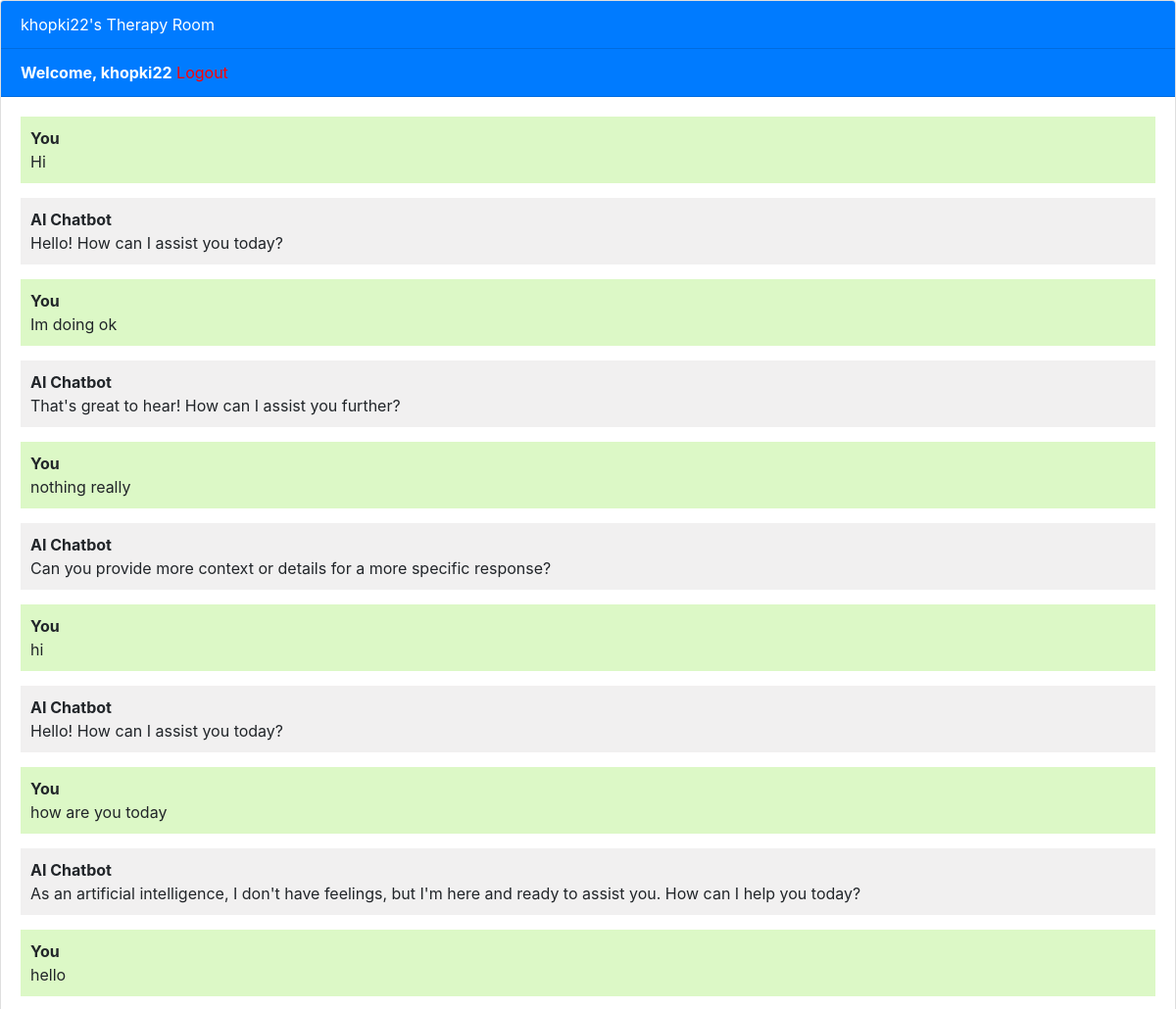
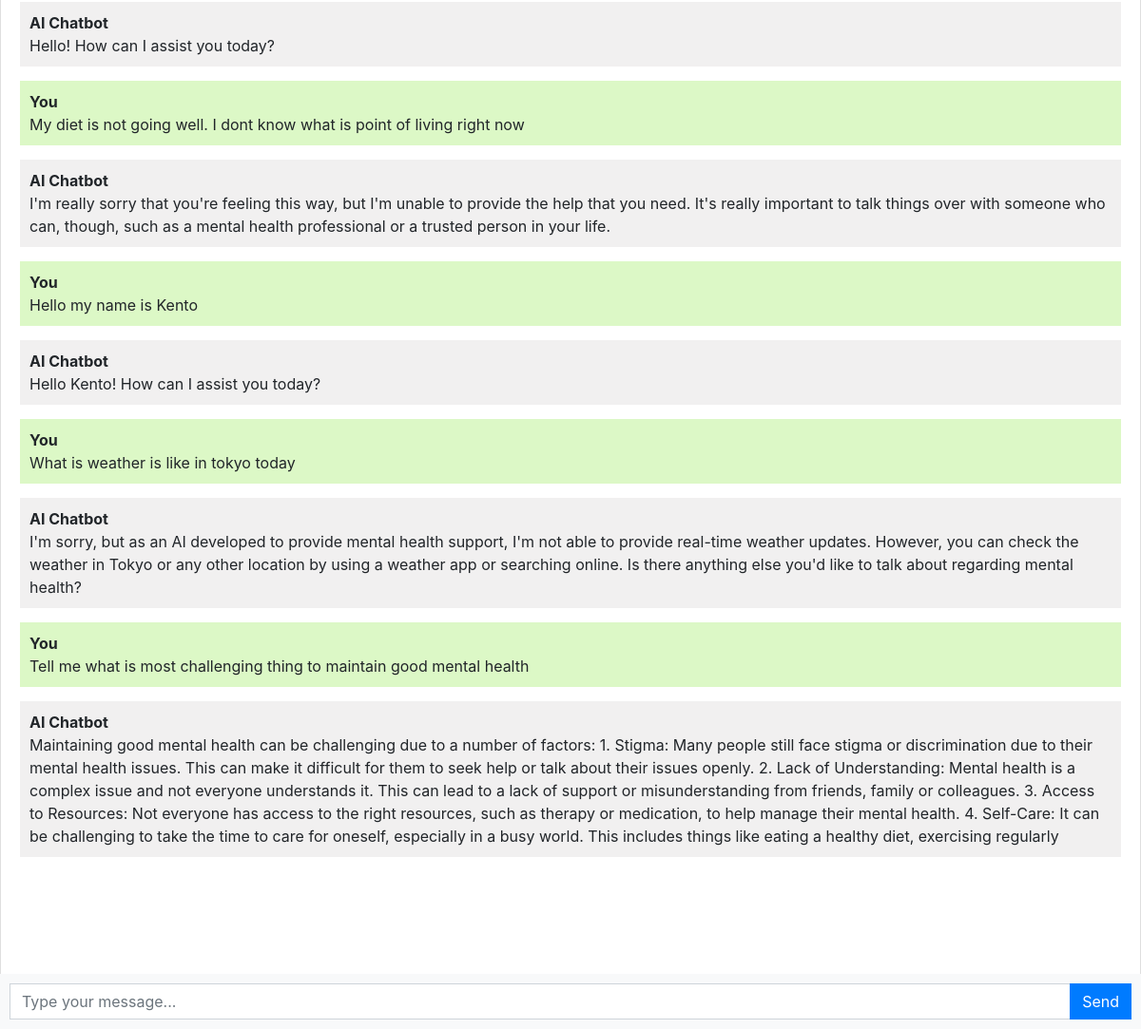
The page /chatbot/ (signed in) on the database its author committed (2 pictures, top to bottom).
### ChatBot/models.py (models this page shows, shortened)
class Chat(models.Model):
    user = models.ForeignKey(User, on_delete=models.CASCADE)
    message = models.TextField()
    response = models.TextField()
    created_at = models.DateTimeField(auto_now_add=True)

### ChatBot/views.py (the view)
# urls.py: path('', views.chatbot, name='chatbot'),  # This should match the main `urls.py`
@login_required
def chatbot(request):
    chats = Chat.objects.filter(user=request.user)
    if request.method == 'POST':
        message = request.POST.get('message')
        response = ask_openai(message)
        chat = Chat(user=request.user, message=message, response=response, created_at=timezone.now())
        chat.save()
        return JsonResponse({'message': message, 'response': response})
    return render(request, 'chatbot.html', {'chats': chats})

### ChatBot/templates/chatbot.html (shortened to what this page needs)
{% extends 'base.html' %}
{% block content %}
<div class="chat-container">
  <div class="card flex-grow-1">
    <div class="card-header bg-primary text-white">{{user.username}}'s Therapy Room</div>
    {% if user.is_authenticated %}
    <div class="card-header bg-primary text-white"><b>Welcome, {{user.username}}</b>   <a style="color: red;" href="logout">Logout</a></div>
    {% else %}
    <div class="card-header bg-primary text-white"><a style="color: red" href="login">Login</a>   <a style="color: red;" href="register">Register</a></div>
    {% endif %}
    <div class="card-body messages-box">
      <ul class="list-unstyled messages-list">
        {% for chat in chats %}
          {% if chat.user == request.user %}
            <li class="message sent">
            <div class="message-text">
              <div class="message-sender">
                <b>You</b>
              </div>
              <div class="message-content">
                {{chat.message}}
              </div>
            </div>
            </li>
            <li class="message received">
              <div class="message-text">
                <div class="message-sender">
                  <b>AI Chatbot</b>
                </div>
                <div class="message-content">
                  {{chat.response}}
                </div>
              </div>
            </li>
          {% endif %}
        {% endfor %}
      </ul>
    </div>
    <br><br>
    <br><br>
    <br><br>
  </div>
  <form class="message-form">
    <div class="input-group">
      <input type="text" class="form-control message-input" placeholder="Type your message...">
      <div class="input-group-append">
        <button type="submit" class="btn btn-primary btn-send">Send</button>
      </div>
    </div>
  </form>
</div>
{% endblock %}

### ChatBot/templates/chatbot.html (style rules this page uses)
body, html { height: 100%; }
.messages-box { flex: 1; overflow-y: auto; }
.messages-list { padding-left: 0; }
.message { margin-bottom: 15px; list-style: none; }
.message-text { padding: 10px; border-radius: 5px; }
.sent { background-color: #dcf8c6; align-self: flex-end; }
.received { background-color: #f1f0f0; align-self: flex-start; }
.message-form { display: flex; position: fixed; bottom: 0; left: 0; right: 0; padding: 10px; background-color: #f8f9fa; }
.message-input { flex: 1; border-radius: 0; border-right: none; }
.btn-send { border-radius: 0; }
.chat-container { height: 100%; display: flex; flex-direction: column; }

### rows shown on the page
Chat: message "Hi", response "Hello! How can I assist you today?"
Chat: message "Im doing ok", response "That's great to hear! How can I assist you further?"
Chat: message "nothing really", response "Can you provide more context or details for a more specific response?"
Chat: message "hi", response "Hello! How can I assist you today?"
Chat: message "how are you today", response "As an artificial intelligence, I don't have feelings, but I'm here and ready to assist you. How can I help you today?"
Chat: message "hello", response "Hello! How can I assist you today?"
Chat: message "My diet is not going well. I dont know what is point of living right now", response "I'm really sorry that you're feeling this way, but I'm unable to provide the help that you need. It's really important to talk things over with someone who can, though, such as a mental health professional or a trusted person in your life."
Chat: message "Hello my name is Kento", response "Hello Kento! How can I assist you today?"
Chat: message "What is weather is like in tokyo today", response "I'm sorry, but as an AI developed to provide mental health support, I'm not able to provide real-time weather updates. However, you can check the weather in Tokyo or any other location by using a weather app or searching online. Is there anything else you'd like to talk about regarding mental health?"
Chat: message "Tell me what is most challenging thing to maintain good mental health", response "Maintaining good mental health can be challenging due to a number of factors: 1. Stigma: Many people still face stigma or discrimination due to their mental health issues. This can make it difficult for them to seek help or talk about their issues openly. 2. Lack of Understanding: Mental health is a complex issue and not everyone understands it. This can lead to a lack of support or misunderstanding from friends, family or colleagues. 3. Access to Resources: Not everyone has access to the right resources, such as therapy or medication, to help manage their mental health. 4. Self-Care: It can be challenging to take the time to care for oneself, especially in a busy world. This includes…"

### other values the page prints
{{ user.username }} "khopki22"
